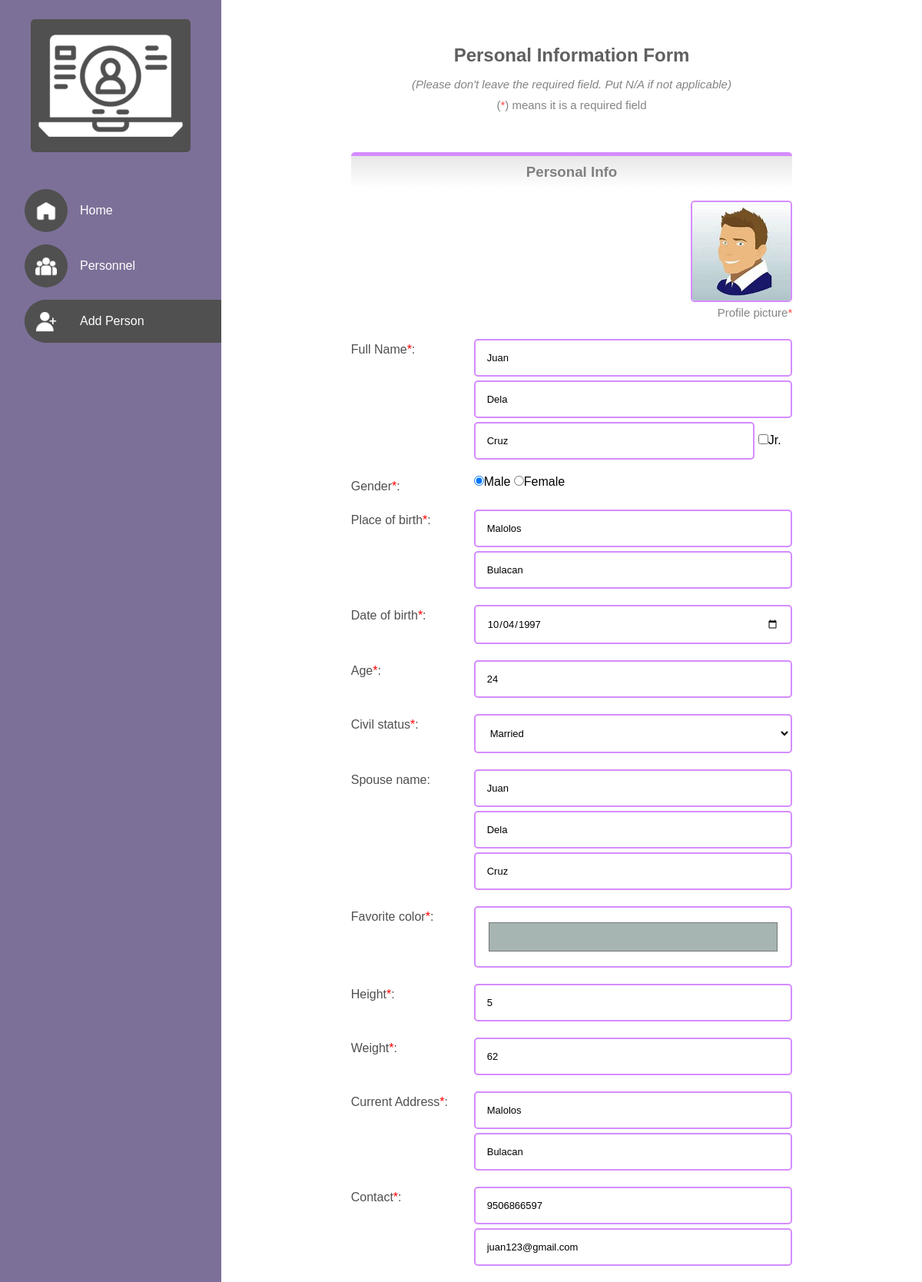
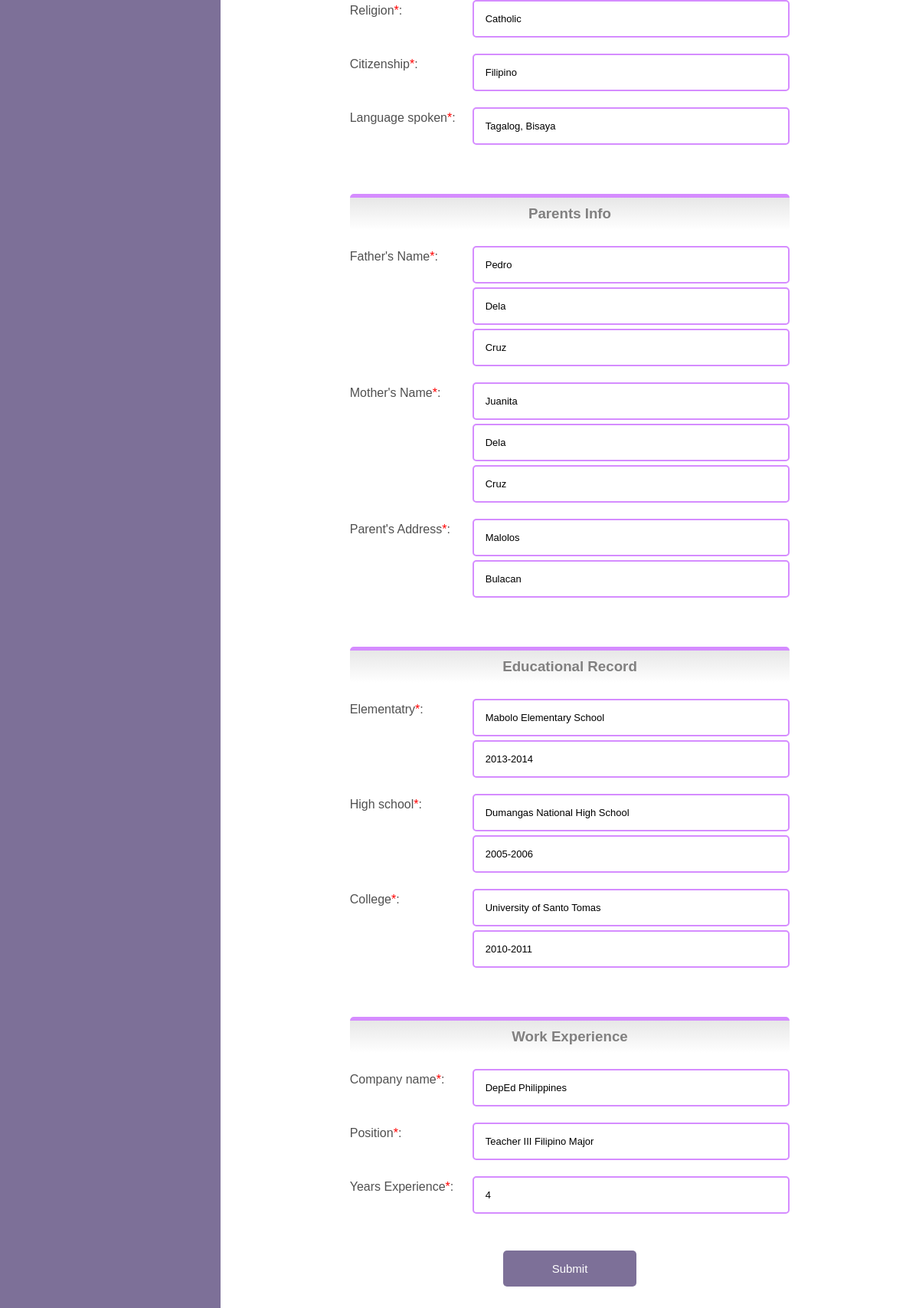
The app's page /person_form.php?person_id=61b422d7737659.44772847 with its own data (2 pictures, top to bottom).
### tables this page shows
CREATE TABLE `personnel` (
  `person_id` varchar(40) NOT NULL,
  `image_name` varchar(40) NOT NULL,
  `firstname` varchar(40) NOT NULL,
  `middlename` varchar(40) NOT NULL,
  `lastname` varchar(40) NOT NULL,
  `extension` varchar(5) NOT NULL,
  `gender` varchar(10) NOT NULL,
  `civil_status` varchar(15) NOT NULL,
  `favorite_color` varchar(10) NOT NULL,
  `height` int(5) NOT NULL,
  `weight` int(5) NOT NULL,
  `date_of_birth` varchar(10) NOT NULL,
  `age` int(5) NOT NULL,
  `city_mun_pob` varchar(40) NOT NULL,
  `province_pob` varchar(40) NOT NULL,
  `city_mun_address` varchar(40) NOT NULL,
  `province_address` varchar(40) NOT NULL,
  `phone_number` bigint(20) NOT NULL,
  `email` varchar(40) NOT NULL,
  `citizenship` varchar(40) NOT NULL,
  `religion` varchar(40) NOT NULL,
  `language_spoken` varchar(40) NOT NULL
);

CREATE TABLE `spouse` (
  `person_id` varchar(40) NOT NULL,
  `spouse_fname` varchar(40) NOT NULL,
  `spouse_mname` varchar(40) NOT NULL,
  `spouse_lname` varchar(40) NOT NULL
);

CREATE TABLE `parents` (
  `person_id` varchar(40) NOT NULL,
  `father_fname` varchar(40) NOT NULL,
  `father_mname` varchar(40) NOT NULL,
  `father_lname` varchar(40) NOT NULL,
  `mother_fname` varchar(40) NOT NULL,
  `mother_mname` varchar(40) NOT NULL,
  `mother_lname` varchar(40) NOT NULL,
  `parent_city_mun_address` varchar(40) NOT NULL,
  `parent_province_address` varchar(40) NOT NULL
);

CREATE TABLE `educ_record` (
  `person_id` varchar(40) NOT NULL,
  `elem_school_name` varchar(40) NOT NULL,
  `elem_grad_sy` varchar(20) NOT NULL,
  `high_school_name` varchar(40) NOT NULL,
  `high_grad_sy` varchar(20) NOT NULL,
  `coll_school_name` varchar(40) NOT NULL,
  `coll_grad_sy` varchar(20) NOT NULL
);

CREATE TABLE `w_experience` (
  `person_id` varchar(40) NOT NULL,
  `company_name` varchar(40) NOT NULL,
  `position` varchar(40) NOT NULL,
  `years_experience` int(10) NOT NULL
);

### person_form.php (the view, shortened to what the rows shown need)
<?php
    require_once $_SERVER['DOCUMENT_ROOT'] . "/rdpis/process/getters.php";
    require_once $_SERVER['DOCUMENT_ROOT'] . "/rdpis/process/setters.php";
    if(isset($_GET["person_id"])){
        $person_data = get_person_data();
    }
?>
<!DOCTYPE html>
<html lang="en">
<head>
    <link rel="stylesheet" href="./css/general.css">
    <link rel="stylesheet" href="./css/person_form.css">
</head>
<body>
    <div class="main_container">
        <div class="container">
            <form action="" method="POST" class="add_person_form" enctype="multipart/form-data">
                <h2>Personal Information Form</h2>
                <div class="profile_container">
                    <?php
                        if(isset($person_data)){
                            echo '<img src="./uploads/profileImages/'. $person_data["image_name"] .'" alt="picture" id="image_viewer"/>';
                        }else{
                            echo '<img src="./images/user_placeholder.png" alt="picture" id="image_viewer">';
                        }
                    ?>
                    <p>Profile picture<span>*</span></p>
                </div>
                <div class="addperson_input_con">
                    <div class="input_wrapper">
                        <input type="text" placeholder="First name" name="firstname" value="<?php echo isset($person_data) ? $person_data["firstname"] : ""; ?>" required>
                        <input type="text" placeholder="Middle name(N/A if none)" name="middlename" value="<?php echo isset($person_data) ? $person_data["middlename"] : ""; ?>" required>
                        <div>
                            <input type="text" placeholder="Last name" name="lastname" style="width:80%;" value="<?php echo isset($person_data) ? $person_data["lastname"] : ""; ?>"required>
                            <input type="checkbox" value="Jr." name="extension" <?php echo !empty($person_data["extension"]) ? "checked" : ""; ?> >Jr.
                        </div>
                    </div>
                </div>
                <div class="addperson_input_con">
                    <div>
                        <?php
                            if(isset($person_data)){
                                ?>
                                    <input type="radio" name="gender" value="male" <?php echo $person_data["gender"] == "male" ? "checked" : "" ?> >Male
                                    <input type="radio" name="gender" value="female" <?php echo $person_data["gender"] == "female" ? "checked" : "" ?> >Female
                                <?php
                            }else{
                                ?>
                                    <input type="radio" name="gender" value="male" checked>Male
                                    <input type="radio" name="gender" value="female">Female
                                <?php
                            }
                        ?>
                    </div>
                </div>
                <div class="addperson_input_con">
                    <div class="input_wrapper">
                        <input type="text" placeholder="City/Municipality" name="city_mun_pob" value="<?php echo isset($person_data) ? $person_data["city_mun_pob"] : ""; ?>"required>
                        <input type="text" placeholder="Province" name="province_pob" value="<?php echo isset($person_data) ? $person_data["province_pob"] : ""; ?>"required>
                    </div>
                </div>
                <div class="addperson_input_con">
                    <label for="">Date of birth<span>*</span>:</label>
                    <input type="date" name="date_of_birth" id="birth_date" value="<?php echo isset($person_data) ? $person_data["date_of_birth"] : ""; ?>"required>
                </div>
                <div class="addperson_input_con">
                    <label for="age">Age<span>*</span>:</label>
                    <input type="number" readonly placeholder="generated by birthdate" name="age" id="age_input" value="<?php echo isset($person_data) ? $person_data["age"] : ""; ?>" required>
                </div>
                <div class="addperson_input_con">
                    <label for="civil_status">Civil status<span>*</span>:</label>
                    <select name="civil_status" id="civil_status" value="single">
                        <option value="married" <?php echo isset($person_data) && $person_data["civil_status"] == "married" ? "selected" : "";?>>Married</option>
                    </select>
                </div>
                <div class="addperson_input_con" id="spouse_name">
                    <div class="input_wrapper">
                        <input type="text" placeholder="First name" name="spouse_fname" value="<?php echo isset($person_data) ? $person_data["spouse_fname"] : ""; ?>" id="spouse_fname">
                        <input type="text" placeholder="Middle name" name="spouse_mname" value="<?php echo isset($person_data) ? $person_data["spouse_mname"] : ""; ?>" id="spouse_mname">
                        <input type="text" placeholder="Last name" name="spouse_lname" value="<?php echo isset($person_data) ? $person_data["spouse_lname"] : ""; ?>" id="spouse_lname">
                    </div>
                </div>
                <div class="addperson_input_con">
                    <label for="fav_color">Favorite color<span>*</span>:</label>
                    <input type="color" name="favorite_color" value="<?php
                        echo isset($person_data) ? $person_data["favorite_color"] : "#328678";
                    ?>">
                </div>
                <div class="addperson_input_con">
                    <label for="">Height<span>*</span>:</label>
                    <input type="number" placeholder="centimeter (cm)" name="height" value="<?php echo isset($person_data) ? $person_data["height"] : ""; ?>"required>
                </div>
                <div class="addperson_input_con">
                    <label for="weight">Weight<span>*</span>:</label>
                    <input type="number" placeholder="kilogram (kg)" name="weight" value="<?php echo isset($person_data) ? $person_data["weight"] : ""; ?>"required>
                </div>
                <div class="addperson_input_con">
                    <div class="input_wrapper">
                        <input type="text" placeholder="City/Municipality" name="city_mun_address" value="<?php echo isset($person_data) ? $person_data["city_mun_address"] : ""; ?>"required>
                        <input type="text" placeholder="Province" name="province_address" value="<?php echo isset($person_data) ? $person_data["province_address"] : ""; ?>"required>
                    </div>
                </div>
                <div class="addperson_input_con">
                    <div class="input_wrapper">
                        <input type="number" placeholder="Phone number" name="phone_number" value="<?php echo isset($person_data) ? $person_data["phone_number"] : ""; ?>"required>
                        <input type="email" placeholder="E-mail" name="email" value="<?php echo isset($person_data) ? $person_data["email"] : ""; ?>"required>
                    </div>
                </div>
                <div class="addperson_input_con">
                    <label for="religion">Religion<span>*</span>:</label>
                    <input type="text" placeholder="ex. Catholic, Born again" name="religion" value="<?php echo isset($person_data) ? $person_data["religion"] : ""; ?>"required>
                </div>
                <div class="addperson_input_con">
                    <label>Citizenship<span>*</span>:</label>
                    <input type="text" placeholder="ex. Filipino" name="citizenship" value="<?php echo isset($person_data) ? $person_data["citizenship"] : ""; ?>"required>
                </div>
                <div class="addperson_input_con">
                    <label>Language spoken<span>*</span>:</label>
                    <input type="text" placeholder="ex. Tagalog, bisaya" name="language_spoken" value="<?php echo isset($person_data) ? $person_data["language_spoken"] : ""; ?>"required>
                </div>
                <div class="addperson_input_con">
                    <div class="input_wrapper">
                        <input type="text" placeholder="First name" name="father_fname" value="<?php echo isset($person_data) ? $person_data["father_fname"] : ""; ?>"required>
                        <input type="text" placeholder="Middle name(N/A if none)" name="father_mname" value="<?php echo isset($person_data) ? $person_data["father_mname"] : ""; ?>"required>
                        <input type="text" placeholder="Last name" name="father_lname" value="<?php echo isset($person_data) ? $person_data["father_lname"] : ""; ?>"required>
                    </div>
                </div>
                <div class="addperson_input_con">
                    <div class="input_wrapper">
                        <input type="text" placeholder="First name" name="mother_fname" value="<?php echo isset($person_data) ? $person_data["mother_fname"] : ""; ?>"required>
                        <input type="text" placeholder="Middle name" name="mother_mname" value="<?php echo isset($person_data) ? $person_data["mother_mname"] : ""; ?>"required>
                        <input type="text" placeholder="Last name" name="mother_lname" value="<?php echo isset($person_data) ? $person_data["mother_lname"] : ""; ?>"required>
                    </div>
                </div>
                <div class="addperson_input_con">
                    <div class="input_wrapper">
                        <input type="text" placeholder="City/Municipality" name="parent_city_mun_address" value="<?php echo isset($person_data) ? $person_data["parent_city_mun_address"] : ""; ?>"required>
                        <input type="text" placeholder="Province" name="parent_province_address" value="<?php echo isset($person_data) ? $person_data["parent_province_address"] : ""; ?>"required>
                    </div>
                </div>
                <div class="addperson_input_con">
                    <div class="input_wrapper">
                        <input type="text" name="elem_school_name" value="<?php echo isset($person_data) ? $person_data["elem_school_name"] : ""; ?>" placeholder="Name of school" required>
                        <input type="text" name="elem_grad_sy" value="<?php echo isset($person_data) ? $person_data["elem_grad_sy"] : ""; ?>" placeholder="Year graduated" required>
                    </div>
                </div>
                <div class="addperson_input_con">
                    <div class="input_wrapper">
                        <input type="text" name="high_school_name" value="<?php echo isset($person_data) ? $person_data["high_school_name"] : ""; ?>" placeholder="Name of school" required>
                        <input type="text" name="high_grad_sy" value="<?php echo isset($person_data) ? $person_data["high_grad_sy"] : ""; ?>" placeholder="Year graduated" required>
                    </div>
                </div>
                <div class="addperson_input_con">
                    <div class="input_wrapper">
                        <input type="text" name="coll_school_name" value="<?php echo isset($person_data) ? $person_data["coll_school_name"] : ""; ?>" placeholder="Name of school" required>
                        <input type="text" name="coll_grad_sy" value="<?php echo isset($person_data) ? $person_data["coll_grad_sy"] : ""; ?>" placeholder="Year graduated" required>
                    </div>
                </div>
                <div class="addperson_input_con">
                    <label for="">Company name<span>*</span>:</label>
                    <input type="text" name="company_name" value="<?php echo isset($person_data) ? $person_data["company_name"] : ""; ?>" placeholder="ex. Google" required>
                </div>
                <div class="addperson_input_con">
                    <label for="">Position<span>*</span>:</label>
                    <input type="text" name="position" value="<?php echo isset($person_data) ? $person_data["position"] : ""; ?>" placeholder="ex. Software engineer" required>
                </div>
                <div class="addperson_input_con">
                    <label for="">Years Experience<span>*</span>:</label>
                    <input type="number" name="years_experience" value="<?php echo isset($person_data) ? $person_data["years_experience"] : ""; ?>" placeholder="how many years you are in that company" required>
                </div>
            </form>
        </div>
    </div>
</body>
</html>

### records on screen
personnel: image_name (picture), firstname "Juan", middlename "Dela", lastname "Cruz", gender "☑", city_mun_pob "Malolos", province_pob "Bulacan", date_of_birth "10/04/1997", age "24", civil_status "Married", spouse_fname "Juan", spouse_mname "Dela", spouse_lname "Cruz", favorite_color "#a6b5b2", height "5", weight "62", city_mun_address "Malolos", province_address "Bulacan", phone_number "9506866597", email "juan123@gmail.com", religion "Catholic", citizenship "Filipino", language_spoken "Tagalog, Bisaya", father_fname "Pedro", father_mname "Dela", father_lname "Cruz", mother_fname "Juanita", mother_mname "Dela", mother_lname "Cruz", parent_city_mun_address "Malolos", parent_province_address "Bulacan", elem_school_name "Mabolo Elementary School", elem_grad_sy "2013-2014", high_school_name "Dumangas National High School", high_grad_sy "2005-2006", coll_school_name "University of Santo Tomas", coll_grad_sy "2010-2011", company_name "DepEd Philippines", position "Teacher III Filipino Major", years_experience "4"
